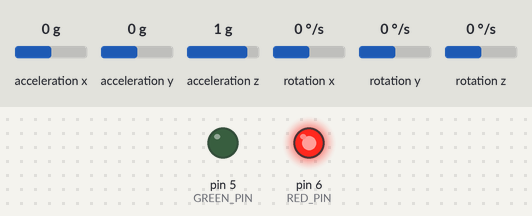
The sketch below on a simulated Arduino Uno, built with avr-gcc and run on an emulated ATmega328P. Shown: output pins drawn as LEDs (lit = HIGH). The test bench sets the inputs (shaded band); at power-on: acceleration x 0 g, acceleration y 0 g, acceleration z 1 g, rotation x 0 °/s, rotation y 0 °/s, rotation z 0 °/s. What the sketch prints to the serial monitor is not drawn.

Above: at 0.2 s.
Timing chart, 0 to 1.7 s (numbered marks = the images above):
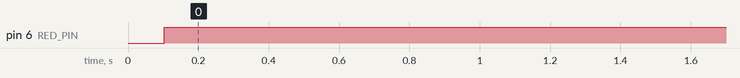

The sketch:

orientation.ino
```cpp
#include <MPU6050.h>
#include <Wire.h>

// Accel vars
MPU6050 accel;
int16_t ax, ay, az; // Accel values
int16_t gx, gy, gz; // Gyro values

// LED pins
const int RED_PIN = 6;
const int GREEN_PIN = 5;

void setup()
{
    Wire.begin();
    Serial.begin(9600);
    accel.initialize();
    accel.setFullScaleAccelRange(MPU6050_ACCEL_FS_2);

    pinMode(RED_PIN, OUTPUT);
    pinMode(GREEN_PIN, OUTPUT);

    delay(100);
}

void loop()
{
    accel.getAcceleration(&ax, &ay, &az);

    Serial.print("Z (raw): "); Serial.print(az);
    Serial.print("\tZ (actual): "); Serial.println((float(az) / 32768.0) * 2.0);

    if (az < 0) {
        digitalWrite(RED_PIN, HIGH);
        digitalWrite(GREEN_PIN, LOW);
    } else {
        digitalWrite(RED_PIN, HIGH);
        digitalWrite(GREEN_PIN, LOW);
    }

    delay(100);
}
```

Measured:
- by itself, pin 6 (RED_PIN): LOW → HIGH at 0.10 s
